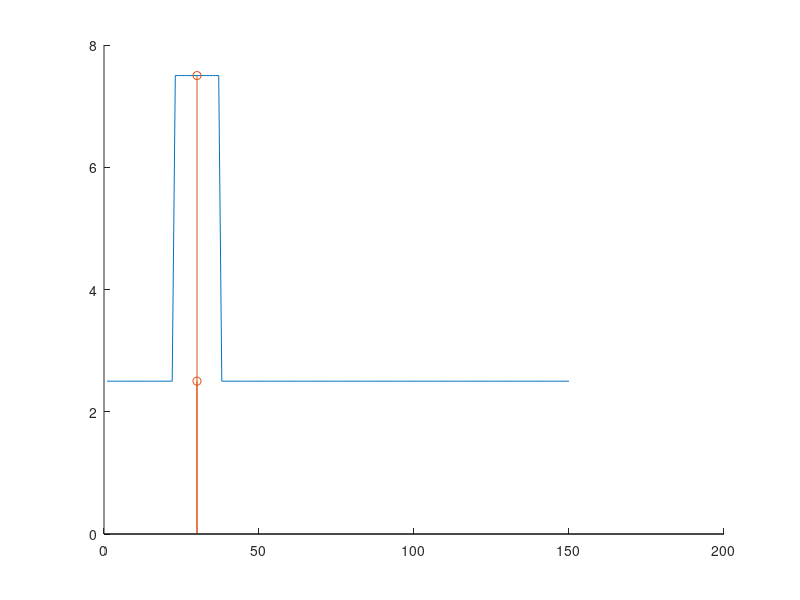

Source code (MATLAB):
clc, clear
relPos = 30;

vD = 2.8;  % relative velocity

ph = 150;

laneWidth = 5; % task.road.lanewidth;
safetyMargin = 20; % task.Ego.longsafetymargin;

xsp(2,:) = ones(1,ph)*laneWidth/2;
xsp(1,:) = ones(1,ph)*vD;
xRel = (1:ph)*vD - relPos*vD;
% xRel = (-ph/2:ph/2)*vD - relPos*vD;

% xsp(2, ) = 3*laneWidth/2;
for i=1:ph

    if abs(xRel(i)) < safetyMargin
        xsp(2,i)=3*laneWidth/2;
    end
end

figure(1); clf; hold on;
plot(xsp(2, :));
stem([relPos, relPos], [2.5, 7.5]);

% figure(2); clf; hold on;
% plot(xRel)

